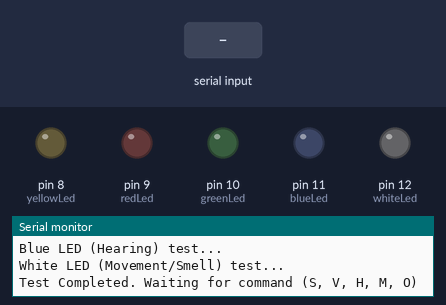
A sketch run on a simulated Arduino Uno, built with avr-gcc and run on an emulated ATmega328P. Shown: output pins drawn as LEDs (lit = HIGH), the last lines printed to the serial monitor. Dashed ring = blinking. The inputs (shaded band) are chosen by the test bench.

Above: at 4.2 s.
4.3 s: "S\n" received over Serial
At 5.37 s:
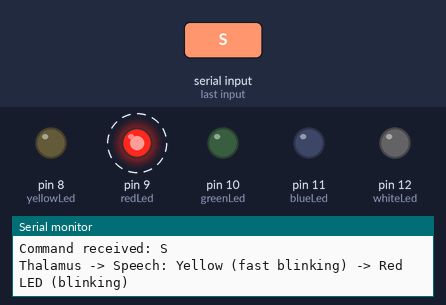
7.3 s: "V\n" received over Serial
At 8.37 s:
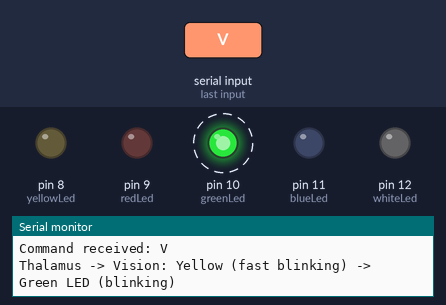
10.3 s: "H\n" received over Serial
At 11.37 s:
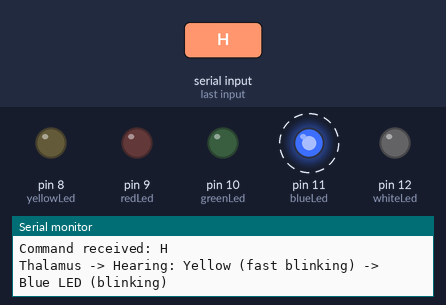
Timing chart, 0 to 13.7 s (numbered marks = the images above; inputs shaded):
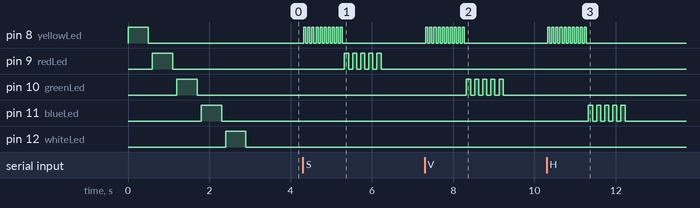

The sketch:

sketch_apr22a.ino
```cpp
const int redLed = 9;     // Frontal Lobe (Speech) - Red
const int greenLed = 10;  // Occipital Lobe (Vision) - Green
const int blueLed = 11;   // Temporal Lobe (Hearing) - Blue
const int whiteLed = 12;  // Motor Cortex (Movement) and Olfactory Bulb (Smell) - White (Can be tested with pin 7: const int whiteLed = 7;)
const int yellowLed = 8;  // Thalamus - Yellow

void setup() {
  Serial.begin(9600);
  Serial.setTimeout(100);
  pinMode(redLed, OUTPUT);
  pinMode(greenLed, OUTPUT);
  pinMode(blueLed, OUTPUT);
  pinMode(whiteLed, OUTPUT);
  pinMode(yellowLed, OUTPUT);

  digitalWrite(redLed, LOW);
  digitalWrite(greenLed, LOW);
  digitalWrite(blueLed, LOW);
  digitalWrite(whiteLed, LOW);
  digitalWrite(yellowLed, LOW);

  // Initial test: Turn on each LED for 0.5 seconds
  Serial.println("LED Test Starting...");
  Serial.println("Yellow LED (Thalamus) test...");
  digitalWrite(yellowLed, HIGH); delay(500); digitalWrite(yellowLed, LOW); delay(100);
  Serial.println("Red LED (Speech) test...");
  digitalWrite(redLed, HIGH); delay(500); digitalWrite(redLed, LOW); delay(100);
  Serial.println("Green LED (Vision) test...");
  digitalWrite(greenLed, HIGH); delay(500); digitalWrite(greenLed, LOW); delay(100);
  Serial.println("Blue LED (Hearing) test...");
  digitalWrite(blueLed, HIGH); delay(500); digitalWrite(blueLed, LOW); delay(100);
  Serial.println("White LED (Movement/Smell) test...");
  digitalWrite(whiteLed, HIGH); delay(500); digitalWrite(whiteLed, LOW); delay(100);
  Serial.println("Test Completed. Waiting for command (S, V, H, M, O)");
}

void turnOffAllLeds() {
  digitalWrite(redLed, LOW);
  digitalWrite(greenLed, LOW);
  digitalWrite(blueLed, LOW);
  digitalWrite(whiteLed, LOW);
  digitalWrite(yellowLed, LOW);
}

void blinkThalamus() {
  for (int i = 0; i < 10; i++) {
    digitalWrite(yellowLed, HIGH);
    delay(50);
    digitalWrite(yellowLed, LOW);
    delay(50);
  }
}

void blinkLed(int ledPin) {
  for (int i = 0; i < 5; i++) {
    digitalWrite(ledPin, HIGH);
    delay(100);
    digitalWrite(ledPin, LOW);
    delay(100);
  }
}

void processCommand(String input) {
  input.trim();
  Serial.print("Command received: ");
  Serial.println(input);

  char command = toupper(input[0]);
  turnOffAllLeds();

  switch (command) {
    case 'S':
      Serial.println("Thalamus -> Speech: Yellow (fast blinking) -> Red LED (blinking)");
      blinkThalamus();
      blinkLed(redLed);
      Serial.println("OK");
      break;
    case 'V':
      Serial.println("Thalamus -> Vision: Yellow (fast blinking) -> Green LED (blinking)");
      blinkThalamus();
      blinkLed(greenLed);
      Serial.println("OK");
      break;
    case 'H':
      Serial.println("Thalamus -> Hearing: Yellow (fast blinking) -> Blue LED (blinking)");
      blinkThalamus();
      blinkLed(blueLed);
      Serial.println("OK");
      break;
    case 'M':
      Serial.println("Thalamus -> Movement: Yellow (fast blinking) -> White LED (blinking)");
      blinkThalamus();
      blinkLed(whiteLed);
      Serial.println("OK");
      break;
    case 'O':
      Serial.println("Olfactory Bulb -> Smell: White LED (blinking)");
      blinkLed(whiteLed);
      Serial.println("OK");
      break;
    default:
      Serial.println("Invalid command!");
      break;
  }
}

void loop() {
  if (Serial.available() > 0) {
    String input = Serial.readStringUntil('\n');
    processCommand(input);
    while (Serial.available() > 0) {
      Serial.read();
    }
  }
}
```

Measured:
- after the input at 4.3 s, pin 8 (yellowLed): alternates HIGH for 0.05 s and LOW for 0.05 s, 20 changes in all, then stays LOW, starting at once; pin 9 (redLed): alternates HIGH for 0.10 s and LOW for 0.10 s, 10 changes in all, then stays LOW, starting after 1.0 s
- after the input at 7.3 s, pin 8 (yellowLed): alternates HIGH for 0.05 s and LOW for 0.05 s, 20 changes in all, then stays LOW, starting at once; pin 10 (greenLed): alternates HIGH for 0.10 s and LOW for 0.10 s, 10 changes in all, then stays LOW, starting after 1.0 s
- after the input at 10.3 s, pin 8 (yellowLed): alternates HIGH for 0.05 s and LOW for 0.05 s, 20 changes in all, then stays LOW, starting at once; pin 11 (blueLed): alternates HIGH for 0.10 s and LOW for 0.10 s, 10 changes in all, then stays LOW, starting after 1.0 s
